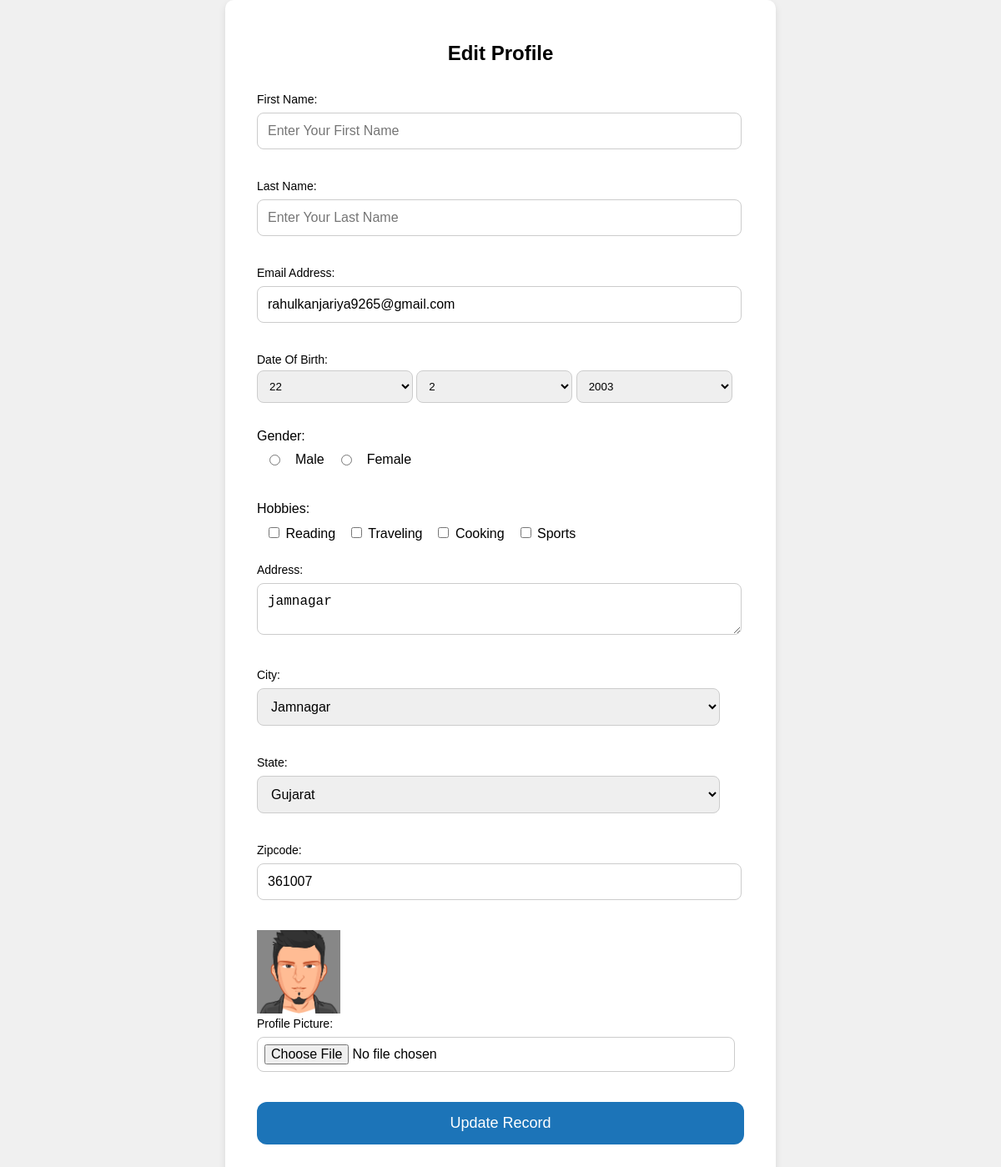
The app's page /index.php?id=21 with its own data.
### tables this page shows
CREATE TABLE `user` (
  `id` int(11) NOT NULL,
  `fName` varchar(20) NOT NULL,
  `lName` varchar(20) NOT NULL,
  `email` varchar(255) NOT NULL,
  `dob` date NOT NULL,
  `gender` enum('Male','Female') NOT NULL,
  `hobbies` varchar(100) NOT NULL,
  `address` varchar(255) NOT NULL,
  `city` varchar(20) NOT NULL,
  `state` varchar(20) NOT NULL,
  `zipcode` int(11) NOT NULL,
  `profilepic` varchar(255) NOT NULL
);

### index.php (the view, shortened to what this page needs)
<?php
include 'config.php';
if (isset($_GET['id'])) {
    $id = $_GET['id'];
    $query = "SELECT * FROM user WHERE id = '$id'";
    $execut = mysqli_query($conn, $query);
    $data = mysqli_fetch_assoc($execut);
}
?>
<!DOCTYPE html>
<html lang="en">
<head>
</head>
<body>
    <div class="form-container">
        <h2><?php echo isset($id) ? 'Edit Profile' : 'Registration'; ?></h2>
        <form class="container" action="index.php<?php echo isset($data['id']) ? '?id=' . $data['id'] : ''; ?>" method="post" enctype="multipart/form-data" >
                 <div class="form-controler">
                <label for="fname">First Name:</label>
                <input type="text" name="fname" id="fname" placeholder="Enter Your First Name" value="<?php echo isset($data['fname']) ? $data['fname'] : (isset($fname) ? $fname : ''); ?>">
            </div>
            <div class="form-controler">
                <label for="lname">Last Name:</label>
                <input type="text" name="lname" id="lname" placeholder="Enter Your Last Name" value="<?php echo isset($data['lname']) ? $data['lname'] : (isset($lname) ? $lname : ''); ?>">
            </div>
            <div class="form-controler">
                <label for="email">Email Address:</label>
                <input type="text" name="email" id="email" placeholder="Enter Your Email Address" value="<?php echo isset($data['email']) ? $data['email'] : (isset($email) ? $email : ''); ?>">
            </div>
            <div class="form-controler-dob">
                <label for="dob">Date Of Birth:</label>
                <select name="dob_day" id="dob_day">
                    <?php for ($i = 1; $i <= 31; $i++) { ?>
                        <option value="<?php echo $i; ?>" <?php echo isset($data['dob']) && date('d', strtotime($data['dob'])) == $i ? 'selected' : (isset($dob_day) && $dob_day == $i ? 'selected' : ''); ?>><?php echo $i; ?></option>
                    <?php } ?>
                </select>
                <select name="dob_month" id="dob_month">
                    <?php for ($i = 1; $i <= 12; $i++) { ?>
                        <option value="<?php echo $i; ?>" <?php echo isset($data['dob']) && date('m', strtotime($data['dob'])) == $i ? 'selected' : (isset($dob_month) && $dob_month == $i ? 'selected' : ''); ?>><?php echo $i; ?></option>
                    <?php } ?>
                </select>
                <select name="dob_year" id="dob_year">
                    <?php for ($i = 1970; $i <= 2020; $i++) { ?>
                        <option value="<?php echo $i; ?>" <?php echo isset($data['dob']) && date('Y', strtotime($data['dob'])) == $i ? 'selected' : (isset($dob_year) && $dob_year == $i ? 'selected' : ''); ?>><?php echo $i; ?></option>
                    <?php } ?>
                </select>
            </div>
           <div class="form-controler-gh">
                <label for="gender">Gender:</label><br>
                <div class="gender-options">
                    <input type="radio" id="male" name="gender" value="1"
                        <?php echo isset($data['gender']) && $data['gender'] == '1' ? 'checked' : (isset($gender) && $gender == '1' ? 'checked' : ''); ?>>
                    <label for="male">Male</label>
                    <input type="radio" id="female" name="gender" value="2"
                        <?php echo isset($data['gender']) && $data['gender'] == '2' ? 'checked' : (isset($gender) && $gender == '2' ? 'checked' : ''); ?>>
                    <label for="female">Female</label>
                </div>
            </div>
            <?php
            $hobbies = [];
            if (isset($data['hobbies']) ) {
                $hobbies = explode(',', $data['hobbies']);
            } elseif (isset($_POST['hobbies']) && is_array($_POST['hobbies'])) {
                $hobbies = $_POST['hobbies'];
            }
            ?>
           <div class="form-controler-gh">
            <label for="hobbies">Hobbies:</label><br>
            <div class="hobby-options">
                <label><input type="checkbox" name="hobbies[]" value="Reading" <?php echo in_array('Reading', $hobbies) ? 'checked' : ''; ?>> Reading</label>
                <label><input type="checkbox" name="hobbies[]" value="Traveling" <?php echo in_array('Traveling', $hobbies) ? 'checked' : ''; ?>> Traveling</label>
                <label><input type="checkbox" name="hobbies[]" value="Cooking" <?php echo in_array('Cooking', $hobbies) ? 'checked' : ''; ?>> Cooking</label>
                <label><input type="checkbox" name="hobbies[]" value="Sports" <?php echo in_array('Sports', $hobbies) ? 'checked' : ''; ?>> Sports</label>
            </div>
        </div>
            <div class="form-controler">
                <label for="address">Address:</label>
                <textarea name="address" id="address" placeholder="Enter Your full Address"><?php echo isset($data['address']) ? $data['address'] : (isset($address) ? $address : ''); ?></textarea>
            </div>
            <div class="form-controler">
                <label for="city">City:</label>
                <select name="city" id="city">
                    <?php
                    $cities = ['Rajkot', 'Jamnagar', 'Surat', 'Gandhinagar'];
                    $selected_city = isset($data['city']) ? $data['city'] : (isset($_POST['city']) ? $_POST['city'] : '');
                    foreach ($cities as $city) {
                        $selected = ($selected_city == $city) ? 'selected' : '';
                        echo "<option value=\"$city\" $selected>$city</option>";
                    }
                    ?>
                </select><br>
            </div>
            <div class="form-controler">
                <label for="state">State:</label>
                <select name="state" id="state">
                    <?php
                    $states = ['Gujarat', 'Mumbai', 'UP'];
                    $selected_state = isset($data['state']) ? $data['state'] : (isset($_POST['state']) ? $_POST['state'] : '');
                    foreach ($states as $state) {
                        $selected = ($selected_state == $state) ? 'selected' : '';
                        echo "<option value=\"$state\" $selected>$state</option>";
                    }
                    ?>
                </select><br>
            </div>
            <div class="form-controler">
                <label for="zipcode">Zipcode:</label>
                <input type="text" name="zipcode" id="zipcode" placeholder="Enter Your Zipcode" value="<?php echo isset($data['zipcode']) ? $data['zipcode'] : (isset($zipcode) ? $zipcode : ''); ?>">
            </div>
           <div class="form-controler">
                <?php if (isset($data['profilepic']) && $data['profilepic']): ?>
                    <img src="./uploads/<?php echo $data['profilepic']; ?>" alt="Profile Picture" width="100" height="100"><br>
                <?php endif; ?>
                <label for="profile">Profile Picture:</label>
                <input type="file" name="profile" id="profile">
            </div>
            <div class="form-controler">
                <button type="submit"><?php echo isset($id) ? 'Update Record' : 'Save Record'; ?></button>
            </div>
        </form>
    </div>
</body>
</html>

### index.php (style rules this page uses)
body { margin: 0; padding: 0; display: flex; justify-content: center; align-items: center; font-family: Arial, sans-serif; min-height: 100vh; background-color: #f0f0f0; }
.form-container { width: 50%; max-width: 600px; padding: 30px; border-radius: 10px; background-color: #ffffff; box-shadow: 0 4px 8px rgba(0, 0, 0, 0.1); }
.form-container h2 { text-align: center; margin-bottom: 25px; }
.form-controler { padding: 8px; margin-bottom: 20px; text-align: left; }
.form-controler label { display: block; margin-bottom: 8px; font-size: 14px; }
.form-controler input, .form-controler textarea, .form-controler select { width: 95%; padding: 12px; border-radius: 8px; border: 1px solid #ccc; font-size: 16px; }
.form-controler-dob { padding: 8px; justify-content: space-between; gap: 10px; margin-bottom: 15px; }
.form-controler-dob select { width: 32%; padding: 10px; border-radius: 8px; border: 1px solid #ccc; }
.form-controler-dob label { display: flex; margin-bottom: 5px; font-size: 14px; }
.gender-options, .hobby-options { padding: 10px; display: flex; gap: 15px; align-items: flex-start; flex-wrap: wrap; }
.form-controler button { width: 100%; padding: 15px; background-color: #1c74b8; color: white; border: none; border-radius: 12px; font-size: 18px; cursor: pointer; transition: background-color 0.3s, transform 0.3s; }
.form-controler-gh { padding: 8px; margin-top: 15px; }
.form-container input[type="file"] { padding: 8px; }

### records on screen
user: email "rahulkanjariya9265@gmail.com", dob_day "22", dob_month "2", dob_year "2003", gender "☐ Male", gender "☐ Female", address "jamnagar", zipcode "361007", profilepic (picture)

### other values on screen
form field city "Jamnagar"
form field state "Gujarat"
